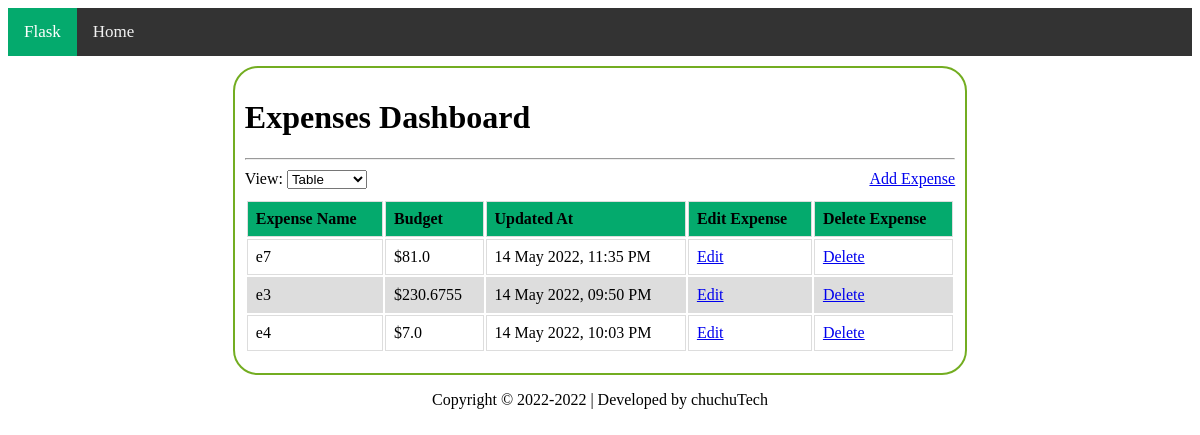
/dashboard (signed in), run on an earlier commit of the app's database.
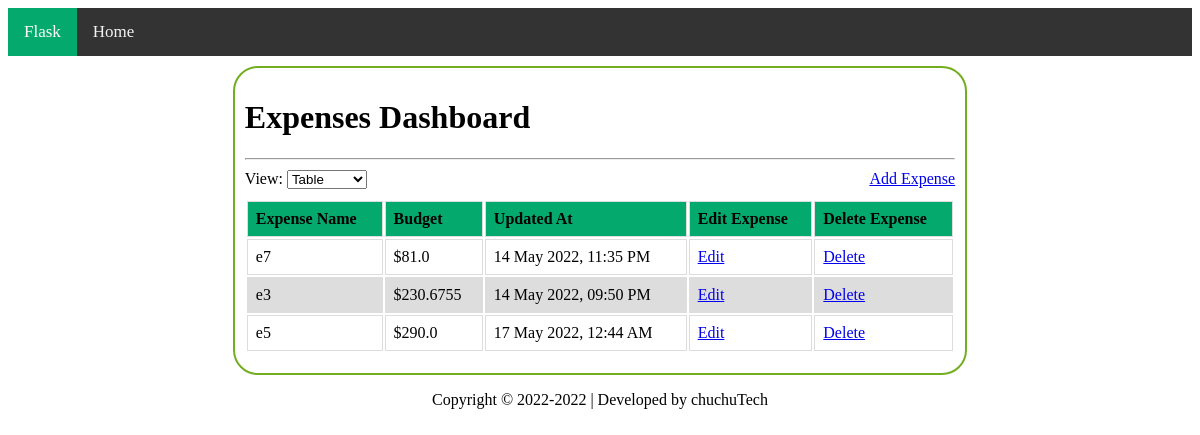
And on a later commit of the database.
### main.py (models this page shows)
class Expense(db.Model):
    id = db.Column(db.Integer, primary_key=True)
    name = db.Column(db.String(16), nullable=False)
    amount = db.Column(db.Float, nullable=False)
    updated_at = db.Column(db.String(32), nullable=False)
    username = db.Column(db.String(16), db.ForeignKey('user.id'), nullable=False)

### main.py (the view)
@app.route('/dashboard', methods=['GET', 'POST'])
def dashboard():
    username = getCurrentUsername()
    expenses = Expense.query.filter_by(username=username)
    labels = [expense.name for expense in expenses]
    values = [expense.amount for expense in expenses]
    return render_template('dashboard.html', username=username, expenses=expenses, labels=labels, values=values, array_size=len(labels))

### main.py (called while the page is built)
@login_manager.user_loader
def load_user(user_id):
    return User.query.get(int(user_id))

def getCurrentUsername():
    user_id = current_user.get_id()
    user = User.query.filter_by(id=user_id).first()
    return user.username

### templates/dashboard.html (shortened to what this page needs)
<!DOCTYPE html>
<html lang="en">
<head>
    <link rel="stylesheet" href="{{ url_for('static', filename='css/global.css') }}">
    <link rel="stylesheet" href="{{ url_for('static', filename='css/dashboard.css') }}">
</head>
<body>
    {% include 'topNavigationBar.html' %}
    <div class="body-center">
        <h1>Expenses Dashboard</h1><hr>
        <div id="dashboard-options">
            View: <select id="selectView" onChange="updateView()">
                <option value="tableView" selected="selected">Table</option>
            </select>
            <a id="add-expense" href="{{ url_for('addExpense') }}">Add Expense</a>
        </div>
        <div id="table">
            <table>
                <tr>
                    <th>Expense Name</th>
                    <th>Budget</th>
                    <th>Updated At</th>
                    <th>Edit Expense</th>
                    <th>Delete Expense</th>
                </tr>
                {% for expense in expenses %}
                    <tr>
                        <td>{{ expense.name }}</td>
                        <td>${{ expense.amount }}</td>
                        <td>{{ expense.updated_at }}</td>
                        <td><a href="{{ url_for('editExpense', id=expense.id) }}">Edit</a></td>
                        <td><a href="{{ url_for('deleteExpense', id=expense.id) }}">Delete</a></td>
                    </tr>
                {% endfor %}
            </table>
        </div>
    </div>
    {% include 'footer.html' %}
</body>
</html>

### templates/topNavigationBar.html
<div class="top-nav">
    <a class="active">Flask</a>
    <a href="{{ url_for('home') }}">Home</a>
</div>

### templates/footer.html
<footer>
    <p>Copyright © 2022-<span id="copyright_year"></span> | Developed by chuchuTech</p>
</footer>

### static/css/global.css (style rules this page uses)
:root { --theme-color: #04AA6D; }
.body-center { margin: auto; width: 60%; border: 3px solid #73AD21; padding: 10px; border-radius: 25px; border: 2px solid #73AD21; }
.top-nav { background-color: #333; overflow: hidden; margin-bottom: 10px; }
.top-nav a { float: left; color: #f2f2f2; text-align: center; padding: 14px 16px; text-decoration: none; font-size: 17px; }
.top-nav a.active { background-color: #04AA6D; color: white; }
footer { text-align: center; margin-top: 10px; }

### static/css/dashboard.css (style rules this page uses)
#dashboard-options { margin: 10px 0px; }
#add-expense { float: right; }
table { width: 100%; margin-bottom: 10px; }
td, th { border: 1px solid #dddddd; text-align: left; padding: 8px; }
th { background: var(--theme-color); }
tr:nth-child(odd) { background-color: #dddddd; }
#table { display: block; }

What changed in the data, as far as the page shows it:
changed Expense: name "e4" → "e5"; amount "7.0" → "290.0"; updated_at "14 May 2022, 10:03 PM" → "17 May 2022, 12:44 AM"
